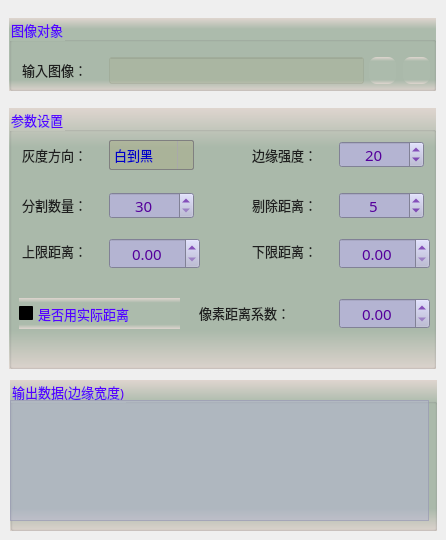
     <widget class="QWidget" name="tab">
      <attribute name="title">
       <string>基本设置</string>
      </attribute>
      <widget class="QGroupBox" name="groupCamera">
       <property name="geometry">
        <rect>
         <x>9</x>
         <y>18</y>
         <width>427</width>
         <height>73</height>
        </rect>
       </property>
       <property name="font">
        <font>
         <family>微软雅黑</family>
         <pointsize>10</pointsize>
        </font>
       </property>
       <property name="styleSheet">
        <string notr="true">background-color: qlineargradient(x1:0, y1:0, x2:0, y2:1, stop:0 #dfd5cf, stop: 0.15 #acbbac, stop: 0.85 #acbbac,stop:1 #dfd5cf);
color: rgb(85, 0, 255);</string>
       </property>
       <property name="title">
        <string>图像对象</string>
       </property>
       <widget class="QLabel" name="label_4">
        <property name="geometry">
         <rect>
          <x>13</x>
          <y>42</y>
          <width>79</width>
          <height>19</height>
         </rect>
        </property>
        <property name="font">
         <font>
          <family>微软雅黑</family>
          <pointsize>10</pointsize>
         </font>
        </property>
        <property name="styleSheet">
         <string notr="true">color: rgb(30, 30, 30);
background: transparent;</string>
        </property>
        <property name="text">
         <string>输入图像：</string>
        </property>
       </widget>
       <widget class="QLineEdit" name="txtLinkImage">
        <property name="geometry">
         <rect>
          <x>100</x>
          <y>39</y>
          <width>255</width>
          <height>27</height>
         </rect>
        </property>
        <property name="font">
         <font>
          <family>微软雅黑</family>
          <pointsize>10</pointsize>
         </font>
        </property>
        <property name="styleSheet">
         <string notr="true">color: rgb(0, 0, 200);
background-color: rgba(170, 170, 127,50);</string>
        </property>
        <property name="alignment">
         <set>Qt::AlignCenter</set>
        </property>
        <property name="readOnly">
         <bool>true</bool>
        </property>
       </widget>
       <widget class="QPushButton" name="btnLinkImage">
        <property name="geometry">
         <rect>
          <x>360</x>
          <y>39</y>
          <width>27</width>
          <height>27</height>
         </rect>
        </property>
        <property name="toolTip">
         <string>链接图像</string>
        </property>
        <property name="styleSheet">
         <string notr="true">QWidget{ border:none;border-radius: 8px;padding: 2px 4px;}
QPushButton:hover{ background-color: rgba(85, 150, 127, 100);}
QPushButton:pressed{background-color: rgba(85, 180, 127, 160);}</string>
        </property>
        <property name="text">
         <string/>
        </property>
        <property name="icon">
         <iconset resource="sub_res.qrc">
          <normaloff>:/resource/link.png</normaloff>:/resource/link.png</iconset>
        </property>
        <property name="iconSize">
         <size>
          <width>27</width>
          <height>27</height>
         </size>
        </property>
       </widget>
       <widget class="QPushButton" name="btnDelLinkImage">
        <property name="geometry">
         <rect>
          <x>394</x>
          <y>39</y>
          <width>27</width>
          <height>27</height>
         </rect>
        </property>
        <property name="toolTip">
         <string>删除图像链接</string>
        </property>
        <property name="styleSheet">
         <string notr="true">QWidget{ border:none;border-radius: 8px;padding: 2px 4px;}
QPushButton:hover{ background-color: rgba(226, 142, 162, 100);}
QPushButton:pressed{background-color: rgba(226, 172, 162, 200);}</string>
        </property>
        <property name="text">
         <string/>
        </property>
        <property name="icon">
         <iconset resource="sub_res.qrc">
          <normaloff>:/resource/del_link.png</normaloff>:/resource/del_link.png</iconset>
        </property>
        <property name="iconSize">
         <size>
          <width>27</width>
          <height>27</height>
         </size>
        </property>
       </widget>
      </widget>
      <widget class="QGroupBox" name="groupC2">
       <property name="geometry">
        <rect>
         <x>9</x>
         <y>108</y>
         <width>427</width>
         <height>261</height>
        </rect>
       </property>
       <property name="font">
        <font>
         <family>微软雅黑</family>
         <pointsize>10</pointsize>
        </font>
       </property>
       <property name="styleSheet">
        <string notr="true">background-color: qlineargradient(x1:0, y1:0, x2:0, y2:1, stop:0 #dfd5cf, stop: 0.15 #acbbac, stop: 0.85 #acbbac,stop:1 #dfd5cf);
color: rgb(85, 0, 255);</string>
       </property>
       <property name="title">
        <string>参数设置</string>
       </property>
       <widget class="QComboBox" name="comboGrayDirection">
        <property name="geometry">
         <rect>
          <x>100</x>
          <y>32</y>
          <width>85</width>
          <height>30</height>
         </rect>
        </property>
        <property name="font">
         <font>
          <family>微软雅黑</family>
          <pointsize>10</pointsize>
         </font>
        </property>
        <property name="styleSheet">
         <string notr="true">QComboBox {
    border: 1px solid gray;
    border-radius: 2px;    
    color: rgb(0, 0, 200);
	background-color: rgba(170, 170, 127,100);
}
QComboBox::drop-down {
    subcontrol-origin: padding;
    subcontrol-position: top right;
    width: 15px; 
    border-left-width: 1px;
    border-left-color: darkgray;
    border-left-style: solid;
    border-top-right-radius: 3px;
    border-bottom-right-radius: 3px;
}

QComboBox::down-arrow {
    image: url(:/resource/down.png);
} 
QComboBox::down-arrow:on {
    top: 1px;
    left: 1px;
}</string>
        </property>
        <item>
         <property name="text">
          <string>白到黑</string>
         </property>
        </item>
        <item>
         <property name="text">
          <string>黑到白</string>
         </property>
        </item>
       </widget>
       <widget class="QLabel" name="label_10">
        <property name="geometry">
         <rect>
          <x>13</x>
          <y>37</y>
          <width>81</width>
          <height>19</height>
         </rect>
        </property>
        <property name="sizePolicy">
         <sizepolicy hsizetype="Preferred" vsizetype="Fixed">
          <horstretch>0</horstretch>
          <verstretch>0</verstretch>
         </sizepolicy>
        </property>
        <property name="font">
         <font>
          <family>微软雅黑</family>
          <pointsize>10</pointsize>
         </font>
        </property>
        <property name="styleSheet">
         <string notr="true">color: rgb(30, 30, 30);
background: transparent;</string>
        </property>
        <property name="text">
         <string>灰度方向：</string>
        </property>
       </widget>
       <widget class="QLabel" name="label_14">
        <property name="geometry">
         <rect>
          <x>243</x>
          <y>37</y>
          <width>81</width>
          <height>19</height>
         </rect>
        </property>
        <property name="font">
         <font>
          <family>微软雅黑</family>
          <pointsize>10</pointsize>
          <weight>50</weight>
          <bold>false</bold>
         </font>
        </property>
        <property name="styleSheet">
         <string notr="true">color: rgb(30, 30, 30);
background: transparent;</string>
        </property>
        <property name="text">
         <string>边缘强度：</string>
        </property>
       </widget>
       <widget class="QSpinBox" name="spinThreshold">
        <property name="geometry">
         <rect>
          <x>330</x>
          <y>33</y>
          <width>85</width>
          <height>27</height>
         </rect>
        </property>
        <property name="font">
         <font>
          <family>微软雅黑</family>
          <pointsize>11</pointsize>
         </font>
        </property>
        <property name="styleSheet">
         <string notr="true">QWidget{color: rgb(85, 0, 155);background-color: rgb(180, 180, 210);}
QSpinBox::up-button{
    border:transparent;
}
QSpinBox::down-button{
    border:transparent;
}
QSpinBox::up-arrow{
    image:url(:/resource/up.png);
}
QSpinBox::down-arrow{
    image:url(:/resource/down.png);
}</string>
        </property>
        <property name="alignment">
         <set>Qt::AlignCenter</set>
        </property>
        <property name="minimum">
         <number>0</number>
        </property>
        <property name="maximum">
         <number>255</number>
        </property>
        <property name="value">
         <number>20</number>
        </property>
       </widget>
       <widget class="QLabel" name="label_18">
        <property name="geometry">
         <rect>
          <x>13</x>
          <y>87</y>
          <width>81</width>
          <height>19</height>
         </rect>
        </property>
        <property name="font">
         <font>
          <family>微软雅黑</family>
          <pointsize>10</pointsize>
          <weight>50</weight>
          <bold>false</bold>
         </font>
        </property>
        <property name="styleSheet">
         <string notr="true">color: rgb(30, 30, 30);
background: transparent;</string>
        </property>
        <property name="text">
         <string>分割数量：</string>
        </property>
       </widget>
       <widget class="QSpinBox" name="spinSegment">
        <property name="geometry">
         <rect>
          <x>100</x>
          <y>84</y>
          <width>85</width>
          <height>27</height>
         </rect>
        </property>
        <property name="font">
         <font>
          <family>微软雅黑</family>
          <pointsize>11</pointsize>
         </font>
        </property>
        <property name="styleSheet">
         <string notr="true">QWidget{color: rgb(85, 0, 155);background-color: rgb(180, 180, 210);}
QSpinBox::up-button{
    border:transparent;
}
QSpinBox::down-button{
    border:transparent;
}
QSpinBox::up-arrow{
    image:url(:/resource/up.png);
}
QSpinBox::down-arrow{
    image:url(:/resource/down.png);
}</string>
        </property>
        <property name="alignment">
         <set>Qt::AlignCenter</set>
        </property>
        <property name="minimum">
         <number>30</number>
        </property>
        <property name="maximum">
         <number>360</number>
        </property>
        <property name="value">
         <number>30</number>
        </property>
       </widget>
       <widget class="QLabel" name="label_19">
        <property name="geometry">
         <rect>
          <x>243</x>
          <y>87</y>
          <width>81</width>
          <height>19</height>
         </rect>
        </property>
        <property name="font">
         <font>
          <family>微软雅黑</family>
          <pointsize>10</pointsize>
          <weight>50</weight>
          <bold>false</bold>
         </font>
        </property>
        <property name="styleSheet">
         <string notr="true">color: rgb(30, 30, 30);
background: transparent;</string>
        </property>
        <property name="text">
         <string>剔除距离：</string>
        </property>
       </widget>
       <widget class="QSpinBox" name="spinCullDistance">
        <property name="geometry">
         <rect>
          <x>330</x>
          <y>84</y>
          <width>85</width>
          <height>27</height>
         </rect>
        </property>
        <property name="font">
         <font>
          <family>微软雅黑</family>
          <pointsize>11</pointsize>
         </font>
        </property>
        <property name="styleSheet">
         <string notr="true">QWidget{color: rgb(85, 0, 155);background-color: rgb(180, 180, 210);}
QSpinBox::up-button{
    border:transparent;
}
QSpinBox::down-button{
    border:transparent;
}
QSpinBox::up-arrow{
    image:url(:/resource/up.png);
}
QSpinBox::down-arrow{
    image:url(:/resource/down.png);
}</string>
        </property>
        <property name="alignment">
         <set>Qt::AlignCenter</set>
        </property>
        <property name="minimum">
         <number>1</number>
        </property>
        <property name="maximum">
         <number>100</number>
        </property>
        <property name="value">
         <number>5</number>
        </property>
       </widget>
       <widget class="QLabel" name="label_22">
        <property name="geometry">
         <rect>
          <x>13</x>
          <y>133</y>
          <width>81</width>
          <height>19</height>
         </rect>
        </property>
        <property name="font">
         <font>
          <family>微软雅黑</family>
          <pointsize>10</pointsize>
          <weight>50</weight>
          <bold>false</bold>
         </font>
        </property>
        <property name="styleSheet">
         <string notr="true">color: rgb(30, 30, 30);
background: transparent;</string>
        </property>
        <property name="text">
         <string>上限距离：</string>
        </property>
       </widget>
       <widget class="QLabel" name="label_23">
        <property name="geometry">
         <rect>
          <x>243</x>
          <y>133</y>
          <width>81</width>
          <height>19</height>
         </rect>
        </property>
        <property name="font">
         <font>
          <family>微软雅黑</family>
          <pointsize>10</pointsize>
          <weight>50</weight>
          <bold>false</bold>
         </font>
        </property>
        <property name="styleSheet">
         <string notr="true">color: rgb(30, 30, 30);
background: transparent;</string>
        </property>
        <property name="text">
         <string>下限距离：</string>
        </property>
       </widget>
       <widget class="QDoubleSpinBox" name="spinUpDistance">
        <property name="geometry">
         <rect>
          <x>100</x>
          <y>130</y>
          <width>91</width>
          <height>31</height>
         </rect>
        </property>
        <property name="font">
         <font>
          <family>微软雅黑</family>
          <pointsize>11</pointsize>
         </font>
        </property>
        <property name="styleSheet">
         <string notr="true">QWidget{color: rgb(85, 0, 155);background-color: rgb(180, 180, 210);}
QDoubleSpinBox::up-button{
    border:transparent;
}
QDoubleSpinBox::down-button{
    border:transparent;
}
QDoubleSpinBox::up-arrow{
    image:url(:/resource/up.png);
}
QDoubleSpinBox::down-arrow{
    image:url(:/resource/down.png);
}</string>
        </property>
        <property name="alignment">
         <set>Qt::AlignCenter</set>
        </property>
        <property name="maximum">
         <double>9999999.990000000223517</double>
        </property>
       </widget>
       <widget class="QDoubleSpinBox" name="spinLowDistance">
        <property name="geometry">
         <rect>
          <x>330</x>
          <y>130</y>
          <width>91</width>
          <height>31</height>
         </rect>
        </property>
        <property name="font">
         <font>
          <family>微软雅黑</family>
          <pointsize>11</pointsize>
         </font>
        </property>
        <property name="styleSheet">
         <string notr="true">QWidget{color: rgb(85, 0, 155);background-color: rgb(180, 180, 210);}
QDoubleSpinBox::up-button{
    border:transparent;
}
QDoubleSpinBox::down-button{
    border:transparent;
}
QDoubleSpinBox::up-arrow{
    image:url(:/resource/up.png);
}
QDoubleSpinBox::down-arrow{
    image:url(:/resource/down.png);
}</string>
        </property>
        <property name="alignment">
         <set>Qt::AlignCenter</set>
        </property>
        <property name="maximum">
         <double>9999999.990000000223517</double>
        </property>
       </widget>
       <widget class="QCheckBox" name="isActureDistance">
        <property name="geometry">
         <rect>
          <x>10</x>
          <y>190</y>
          <width>161</width>
          <height>31</height>
         </rect>
        </property>
        <property name="font">
         <font>
          <family>微软雅黑</family>
          <pointsize>10</pointsize>
         </font>
        </property>
        <property name="styleSheet">
         <string notr="true">QCheckBox{
    color: rgb(30, 30, 30);
	border-style: flat;
	background: transparent;
}
QCheckBox::indicator {
    width: 17px;
    height: 17px;    
}
QCheckBox::indicator::unchecked {
    image: url(:/resource/untick.png);
}
QCheckBox::indicator::checked {
    image: url(:/resource/tick.png);
};</string>
        </property>
        <property name="text">
         <string>是否用实际距离</string>
        </property>
       </widget>
       <widget class="QDoubleSpinBox" name="spinActureDistance">
        <property name="geometry">
         <rect>
          <x>330</x>
          <y>190</y>
          <width>91</width>
          <height>31</height>
         </rect>
        </property>
        <property name="font">
         <font>
          <family>微软雅黑</family>
          <pointsize>11</pointsize>
         </font>
        </property>
        <property name="styleSheet">
         <string notr="true">QWidget{color: rgb(85, 0, 155);background-color: rgb(180, 180, 210);}
QDoubleSpinBox::up-button{
    border:transparent;
}
QDoubleSpinBox::down-button{
    border:transparent;
}
QDoubleSpinBox::up-arrow{
    image:url(:/resource/up.png);
}
QDoubleSpinBox::down-arrow{
    image:url(:/resource/down.png);
}</string>
        </property>
        <property name="alignment">
         <set>Qt::AlignCenter</set>
        </property>
        <property name="maximum">
         <double>9999999.990000000223517</double>
        </property>
       </widget>
       <widget class="QLabel" name="label_24">
        <property name="geometry">
         <rect>
          <x>190</x>
          <y>190</y>
          <width>121</width>
          <height>31</height>
         </rect>
        </property>
        <property name="font">
         <font>
          <family>微软雅黑</family>
          <pointsize>10</pointsize>
          <weight>50</weight>
          <bold>false</bold>
         </font>
        </property>
        <property name="styleSheet">
         <string notr="true">color: rgb(30, 30, 30);
background: transparent;</string>
        </property>
        <property name="text">
         <string>&lt;html&gt;&lt;head/&gt;&lt;body&gt;&lt;p&gt;像素距离系数：&lt;/p&gt;&lt;/body&gt;&lt;/html&gt;</string>
        </property>
       </widget>
      </widget>
      <widget class="QGroupBox" name="groupC3">
       <property name="geometry">
        <rect>
         <x>10</x>
         <y>380</y>
         <width>427</width>
         <height>151</height>
        </rect>
       </property>
       <property name="font">
        <font>
         <family>微软雅黑</family>
         <pointsize>10</pointsize>
        </font>
       </property>
       <property name="styleSheet">
        <string notr="true">background-color: qlineargradient(x1:0, y1:0, x2:0, y2:1, stop:0 #dfd5cf, stop: 0.15 #acbbac, stop: 0.85 #acbbac,stop:1 #dfd5cf);
color: rgb(85, 0, 255);</string>
       </property>
       <property name="title">
        <string>输出数据(边缘宽度)</string>
       </property>
       <widget class="QTextEdit" name="txtMsg">
        <property name="geometry">
         <rect>
          <x>0</x>
          <y>20</y>
          <width>419</width>
          <height>121</height>
         </rect>
        </property>
        <property name="font">
         <font>
          <family>微软雅黑</family>
         </font>
        </property>
        <property name="styleSheet">
         <string notr="true">QTextEdit         
{
    background-color: rgba(180, 180, 215,120);    
    gridline-color: rgba(220, 220, 255,255);
    color: rgba(20, 20, 20,200);
}
QScrollBar:vertical{ 
		background:#FFFFF2;
		padding-top:20px;
		padding-bottom:20px;
		padding-left:2px;
		padding-right:2px;
		border-left:1px solid #d7d7d7;}
QScrollBar::handle:vertical{
		background:#dbdbdb;
		border-radius:6px;
		min-height:20px;}
QScrollBar::handle:vertical:hover{
		background:#d0d0d0;}
QScrollBar::add-line:vertical{
		background:url(:/resource/down.png) center no-repeat;}
QScrollBar::sub-line:vertical{
		background:url(:/resource/up.png) center no-repeat;}
QScrollBar:horizontal{ 
		background:#FFFFF2;
		padding-top:20px;
		padding-bottom:20px;
		padding-left:2px;
		padding-right:2px;
		border-left:1px solid #d7d7d7;}
QScrollBar::handle:horizontal{
		background:#dbdbdb;
		border-radius:6px;
		min-height:20px;}
QScrollBar::handle:horizontal:hover{
		background:#d0d0d0;}
QScrollBar::add-line:horizontal{
		background:url(:/resource/right.png) center no-repeat;}
QScrollBar::sub-line:horizontal{
		background:url(:/resource/left.png) center no-repeat;}</string>
        </property>
        <property name="readOnly">
         <bool>true</bool>
        </property>
       </widget>
      </widget>
     </widget>
